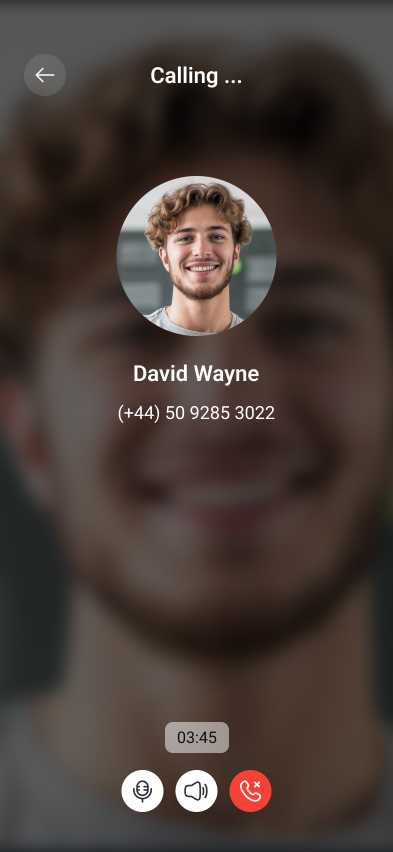
#> input picture assets/screenshots/ss2.png, 786 x 1704 px (shown at 1/2 size)
$ python test_mockup.py
#> lines starting #> are read from the running program, lines starting #| are printed output that depends on the picture; after the words box and inside, x2 and y2 are one past the last pixel; in counts of white or black regions, pixels touching at a corner belong together
### src/utils/image_utils.py
import os
import io
import base64
from PIL import Image, ImageDraw, ImageFont, ImageOps
from ..config import settings

# [8 lines left out: function encode_image, not called in this run]

def add_text_to_image(image, text):
    """Adds high-positioned minimalist text."""
#> called with text = 'MOCKUP FIT TEST'
    if not text: return image
    draw = ImageDraw.Draw(image)

    font_path = settings.TEXT_FONT_PATH_MACOS
    if not os.path.exists(font_path): font_path = settings.TEXT_FONT_PATH_FALLBACK

    try:
        font = ImageFont.truetype(font_path, settings.TEXT_FONT_SIZE)
    except:
        font = ImageFont.load_default()

    text = text.replace('"', '').replace("'", "").strip()
    bbox = draw.textbbox((0, 0), text, font=font)
#> bbox = (0, 23, 1071, 114)
    w = bbox[2] - bbox[0]
#> w = 1071

    # Position
    pos_y = int(settings.CANVAS_HEIGHT * settings.TEXT_POS_Y_RATIO)
    pos = ((settings.CANVAS_WIDTH - w) // 2, pos_y)
#> pos = (109, 139)

    # Shadow for text readability
    shadow_pos = (pos[0] + 4, pos[1] + 4)
#> shadow_pos = (113, 143)
    draw.text(shadow_pos, text, font=font, fill=(0, 0, 0, 80))
    draw.text(pos, text, font=font, fill=(255, 255, 255, 255)) # White text
    return image

def assemble_final_image(background_path, screenshot_path, mockup_path, text):
    """
    Assembles the final marketing asset:
    1. Background
    2. Text
    3. Mockup Frame
    4. Screenshot fitted inside Mockup
    """
    try:
        # A. Prepare Background or Create Fallback
        if os.path.exists(background_path):
             bg = Image.open(background_path).convert("RGBA")
        else:
             print("⚠️ Background not found for assembly test. Creating dummy.")
             bg = Image.new("RGBA", (settings.CANVAS_WIDTH, settings.CANVAS_HEIGHT), (50, 50, 50, 255))

        bg = ImageOps.fit(bg, (settings.CANVAS_WIDTH, settings.CANVAS_HEIGHT))

        # B. Add Text
        bg = add_text_to_image(bg, text)
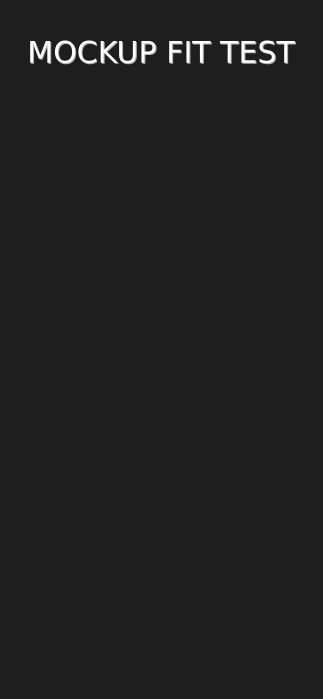
#> bg: PIL image 1290x2796 RGBA (shown at 1/4 size); mean R, G, B, A 31.6, 31.6, 31.6, 254.5; transparent parts drawn white

        # C. Load Screenshot & Mockup
        ss = Image.open(screenshot_path).convert("RGBA")
#> ss is the input picture: PIL image 786x1704 RGBA; mean R, G, B, A 71.2, 59.7, 54.9, 255

        if os.path.exists(mockup_path):
            frame = Image.open(mockup_path).convert("RGBA")
        else:
            # Create a dummy frame if not exists (for testing)
            frame = Image.new("RGBA", (1200, 2400), (0,0,0,0))
#> frame: PIL image 1200x2400 RGBA; every value is 0
            draw = ImageDraw.Draw(frame)
            draw.rectangle((0,0,1200,2400), outline="black", width=20)

        # --- MOCKUP FITTING LOGIC ---
        MOCKUP_SCREEN_W = int(frame.width * settings.MOCKUP_SCREEN_W_RATIO)
        MOCKUP_SCREEN_H = int(frame.height * settings.MOCKUP_SCREEN_H_RATIO)

        # Resize Screenshot to Fit Frame
        ss_resized = ss.resize((MOCKUP_SCREEN_W, MOCKUP_SCREEN_H), Image.Resampling.LANCZOS)
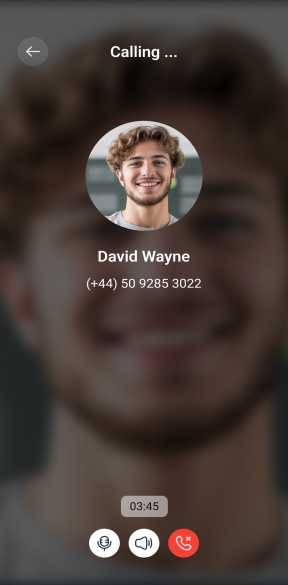
#> ss_resized: PIL image 1152x2340 RGBA (shown at 1/4 size); mean R, G, B, A 71.2, 59.7, 54.9, 255

        # Rounded Corners
        mask = Image.new("L", ss_resized.size, 0)
#> mask: PIL image 1152x2340 L; every value is 0
        ImageDraw.Draw(mask).rounded_rectangle((0,0)+ss_resized.size, radius=settings.RADIUS, fill=255)
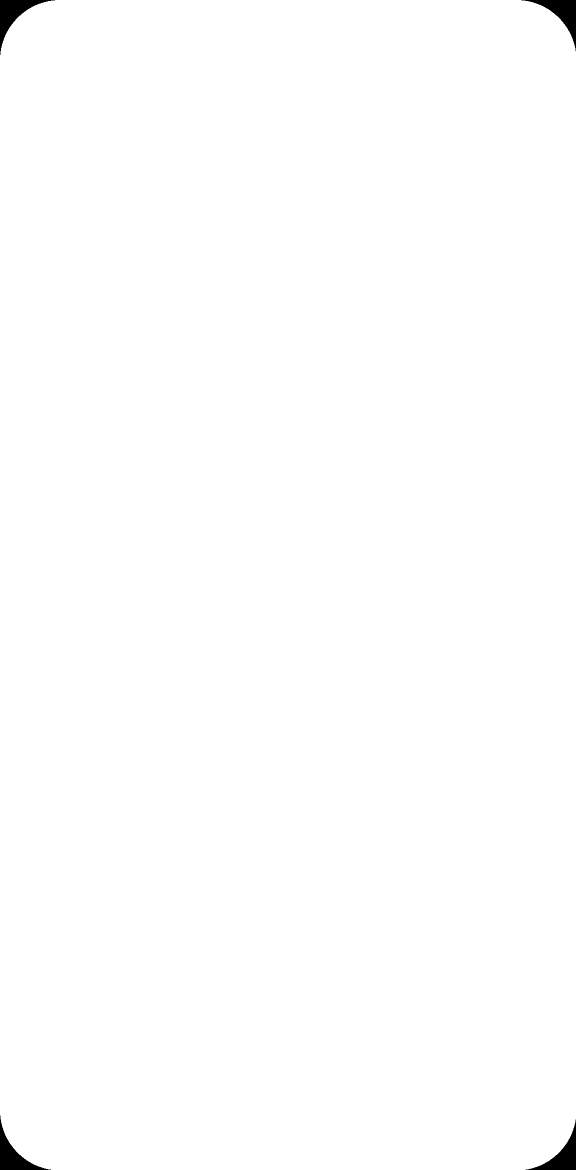
#> mask: PIL image 1152x2340 L (shown at 1/2 size); 99.6% white; 4 black regions, box (x1, y1, x2, y2) and area: (0, 0, 110, 110) 3125, (1043, 0, 1152, 102) 3015, (0, 2231, 102, 2340) 3015, (1051, 2239, 1152, 2340) 2906
        ss_resized.putalpha(mask)

        # Composition
        comp = Image.new("RGBA", frame.size, (0,0,0,0))

        # Center Screenshot in Frame
        offset_x = (frame.width - ss_resized.width) // 2

        # Vertical Adjustment (Manual Offset)
        base_offset_y = (frame.height - ss_resized.height) // 2
        offset_y = int(base_offset_y) + settings.MOCKUP_OFFSET_Y

        comp.paste(ss_resized, (offset_x, offset_y), ss_resized)

        # Overlay Frame
        comp.paste(frame, (0,0), frame)
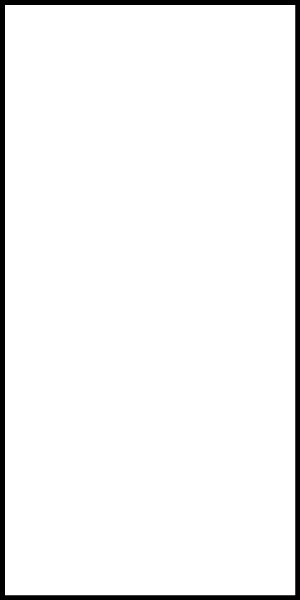
#> frame: PIL image 1200x2400 RGBA (shown at 1/4 size); mean R, G, B, A 0, 0, 0, 12.3; transparent parts drawn white
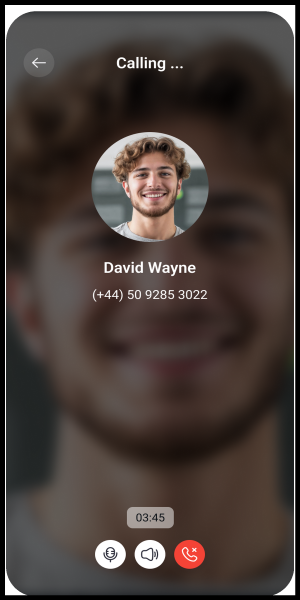
#> comp: PIL image 1200x2400 RGBA (shown at 1/4 size); mean R, G, B, A 66.3, 55.6, 51, 249.6; transparent parts drawn white

        # Resize Composition for Canvas
        render_w = int(settings.CANVAS_WIDTH * settings.SCALE_RATIO)
        render_h = int(comp.height * (render_w/comp.width))
        final_mock = comp.resize((render_w, render_h), Image.Resampling.LANCZOS)

        # Place Composition on Canvas
        paste_x = (settings.CANVAS_WIDTH - render_w) // 2
        paste_y = (settings.CANVAS_HEIGHT - render_h) // 2 + 150 # Shift down slightly

        bg.alpha_composite(final_mock, (paste_x, paste_y))
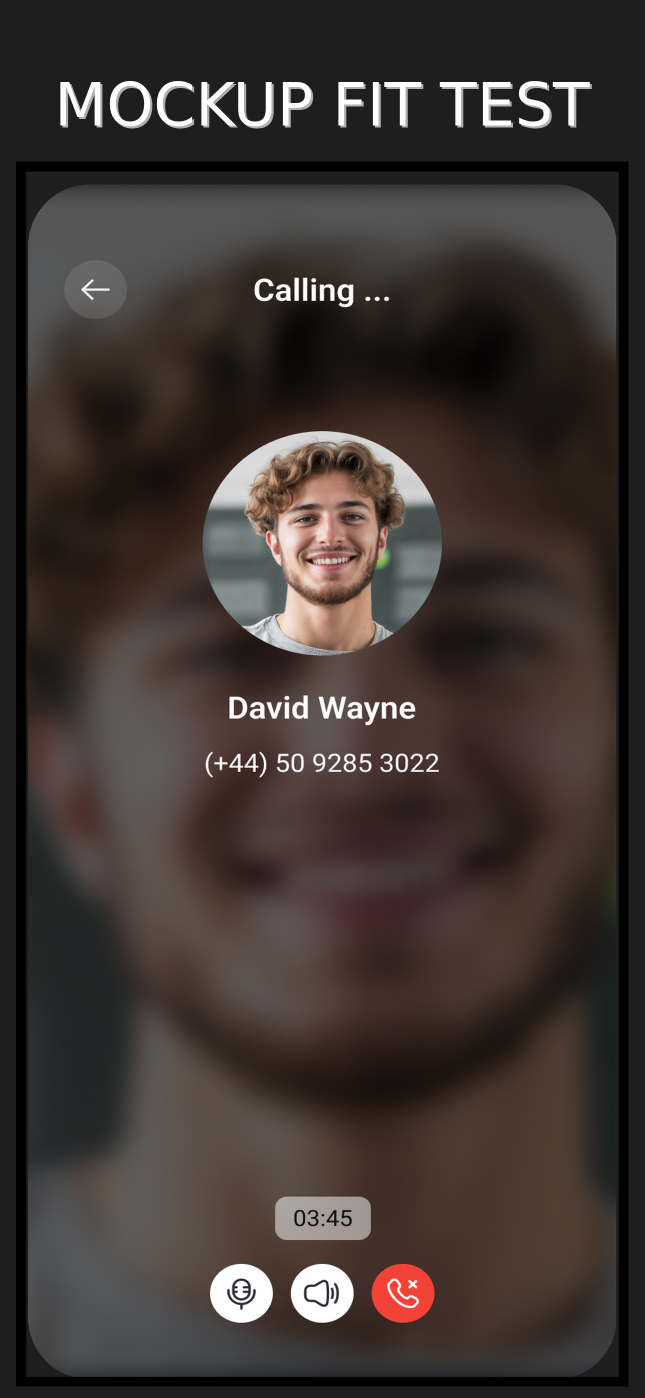
#> bg: PIL image 1290x2796 RGBA (shown at 1/2 size); mean R, G, B, A 62.4, 53.4, 49.6, 254.5; transparent parts drawn white

        return bg

    except Exception as e:
        print(f"❌ Image Assembly Error: {e}")
        return None

### src/utils/logging_utils.py
import os
import json
import datetime
from ..config.settings import DATA_DIR, OUT_DIR, GEN_BG_DIR

# [13 lines left out: function log_transaction, not called in this run]

def ensure_directories_exist():
    """
    Ensure all necessary directories exist.
    """
    if not os.path.exists(OUT_DIR): os.makedirs(OUT_DIR)
    if not os.path.exists(GEN_BG_DIR): os.makedirs(GEN_BG_DIR)
    if not os.path.exists(DATA_DIR): os.makedirs(DATA_DIR)
    if not os.path.exists("assets/screenshots"): os.makedirs("assets/screenshots")
    if not os.path.exists("assets/mockups"): os.makedirs("assets/mockups")

### test_mockup.py
import os
import time
from src.config import settings
from src.utils.logging_utils import ensure_directories_exist
from src.utils.image_utils import assemble_final_image
from PIL import Image, ImageDraw

def test_mockup_fit():
    """
    Test mockup fitting without using external APIs.
    Creates dummy assets and assembles them.
    """
    print("\n🧪 STARTING MOCKUP FIT TEST (OFFLINE MODE)\n")
    ensure_directories_exist()

    # 1. Use Real Screenshot (ss2.png)
    dummy_ss_path = os.path.join(settings.SS_DIR, "ss2.png")

    if not os.path.exists(dummy_ss_path):
        print(f"❌ ERROR: {dummy_ss_path} not found!")
        return

    print(f"   📱 Using Screenshot: {dummy_ss_path}")

    # 2. Create Dummy Background
    dummy_bg_path = "test_background.png"
    print("   🎨 Creating Dummy Background...")
    bg = Image.new("RGB", (settings.CANVAS_WIDTH, settings.CANVAS_HEIGHT), (30, 30, 30)) # Dark Grey
    bg.save(dummy_bg_path)

    # 3. Assemble
    print("   🔧 Assembling Mockup...")
    try:
        final_img = assemble_final_image(
            dummy_bg_path,
            dummy_ss_path,
            settings.MOCKUP_PATH,
            "MOCKUP FIT TEST"
        )

        if final_img:
            output_path = "test_output_fit.png"
            final_img.save(output_path)
            print(f"   ✅ TEST SUCCESS: Saved to {output_path}")
            print("   👉 Please check 'test_output_fit.png' to verify fitting.")
        else:
            print("   ❌ TEST FAILED: Assembly returned None.")

    except Exception as e:
        print(f"   ❌ TEST ERROR: {e}")
    finally:
        # Cleanup
        if os.path.exists(dummy_bg_path): os.remove(dummy_bg_path)

if __name__ == "__main__":
    test_mockup_fit()

$ run again, with assets/screenshots/ss3.png copied over assets/screenshots/ss2.png
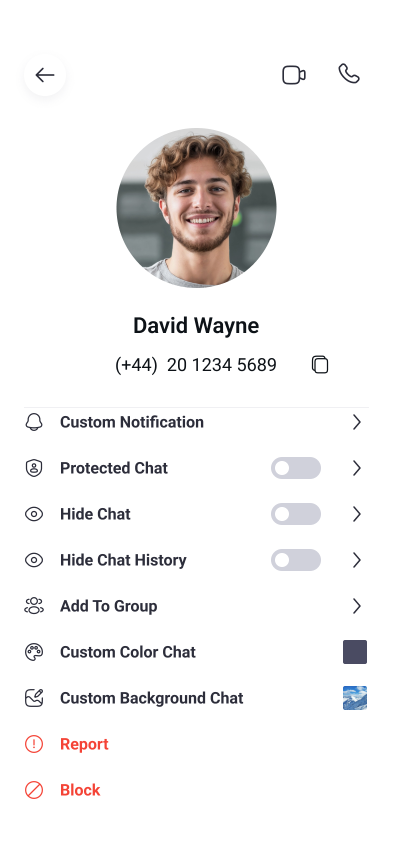
#> input picture assets/screenshots/ss3.png, 786 x 1704 px (shown at 1/2 size)
#> bbox = (0, 23, 1071, 114)
#> w = 1071
#> pos = (109, 139)
#> shadow_pos = (113, 143)
#> in assemble_final_image, ss is the input picture: PIL image 786x1704 RGBA; mean R, G, B, A 242.9, 241.7, 241.6, 255
#> in assemble_final_image, `comp.paste(frame, (0,0), frame)`:
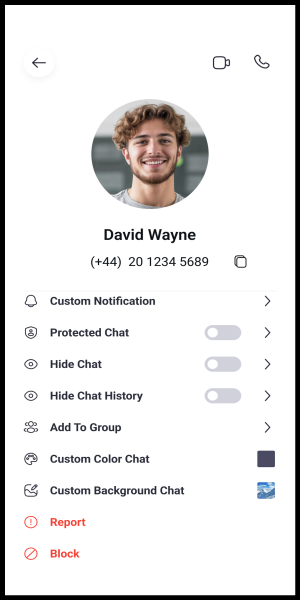
#> comp: PIL image 1200x2400 RGBA (shown at 1/4 size); mean R, G, B, A 225.9, 224.8, 224.7, 249.6; transparent parts drawn white
#> in assemble_final_image, `bg.alpha_composite(final_mock, (paste_x, paste_y))`:
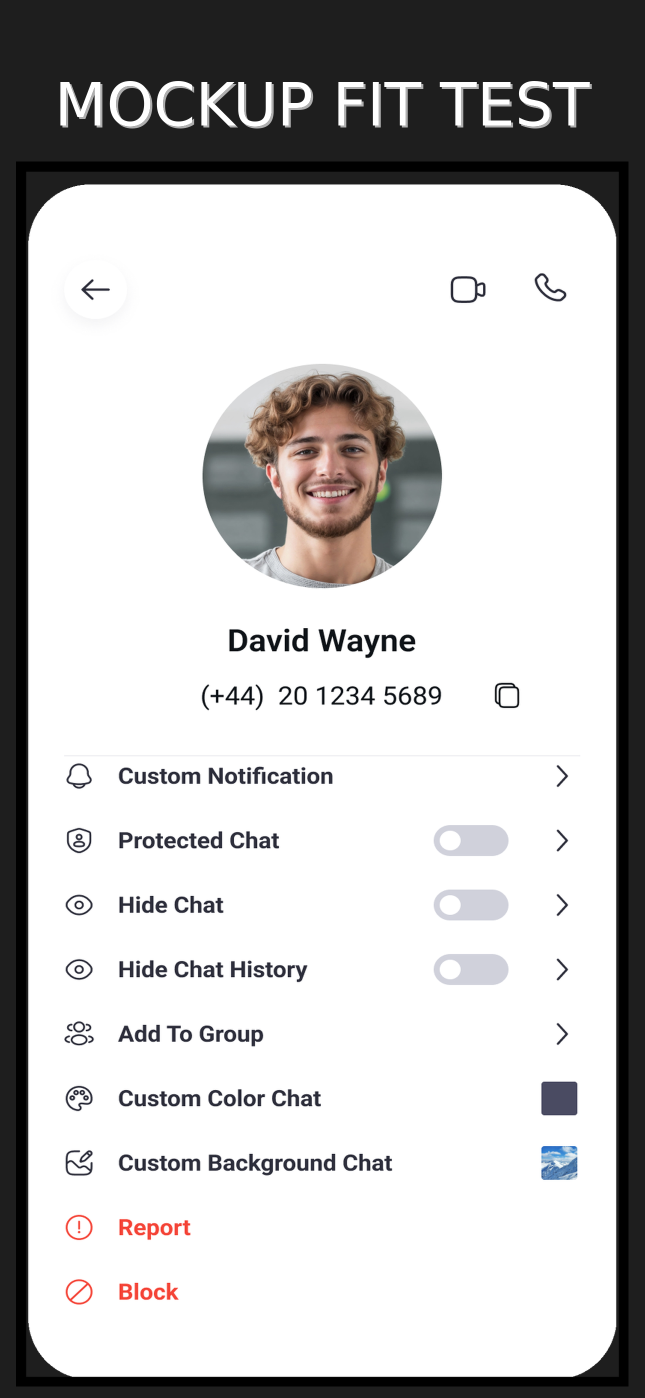
#> bg: PIL image 1290x2796 RGBA (shown at 1/2 size); mean R, G, B, A 195.1, 194.2, 194.1, 254.5; transparent parts drawn white

$ run again, with assets/screenshots/ss.png copied over assets/screenshots/ss2.png
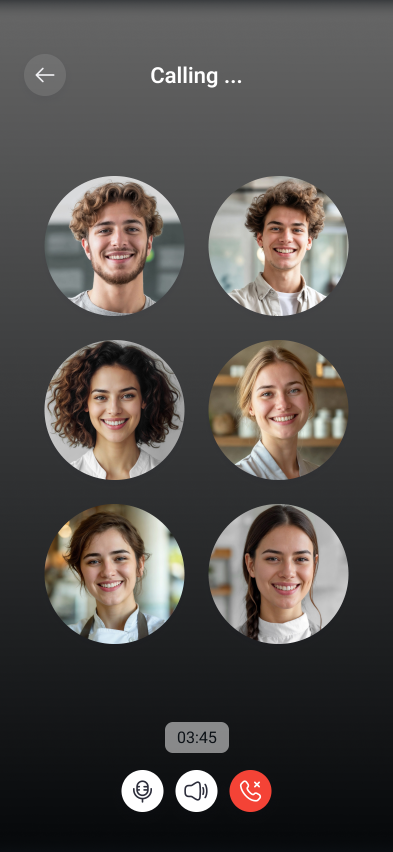
#> input picture assets/screenshots/ss.png, 786 x 1704 px (shown at 1/2 size)
#> bbox = (0, 23, 1071, 114)
#> w = 1071
#> pos = (109, 139)
#> shadow_pos = (113, 143)
#> in assemble_final_image, ss is the input picture: PIL image 786x1704 RGBA; mean R, G, B, A 81.9, 77.8, 75.2, 255
#> in assemble_final_image, `comp.paste(frame, (0,0), frame)`:
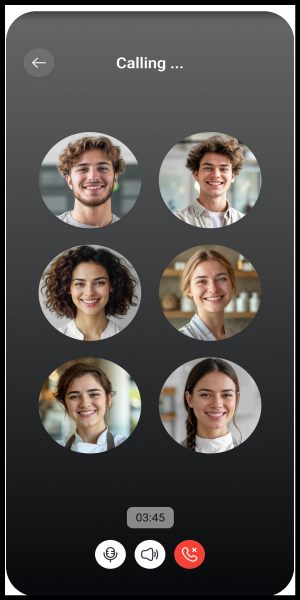
#> comp: PIL image 1200x2400 RGBA (shown at 1/4 size); mean R, G, B, A 76.4, 72.6, 70.1, 249.6; transparent parts drawn white
#> in assemble_final_image, `bg.alpha_composite(final_mock, (paste_x, paste_y))`:
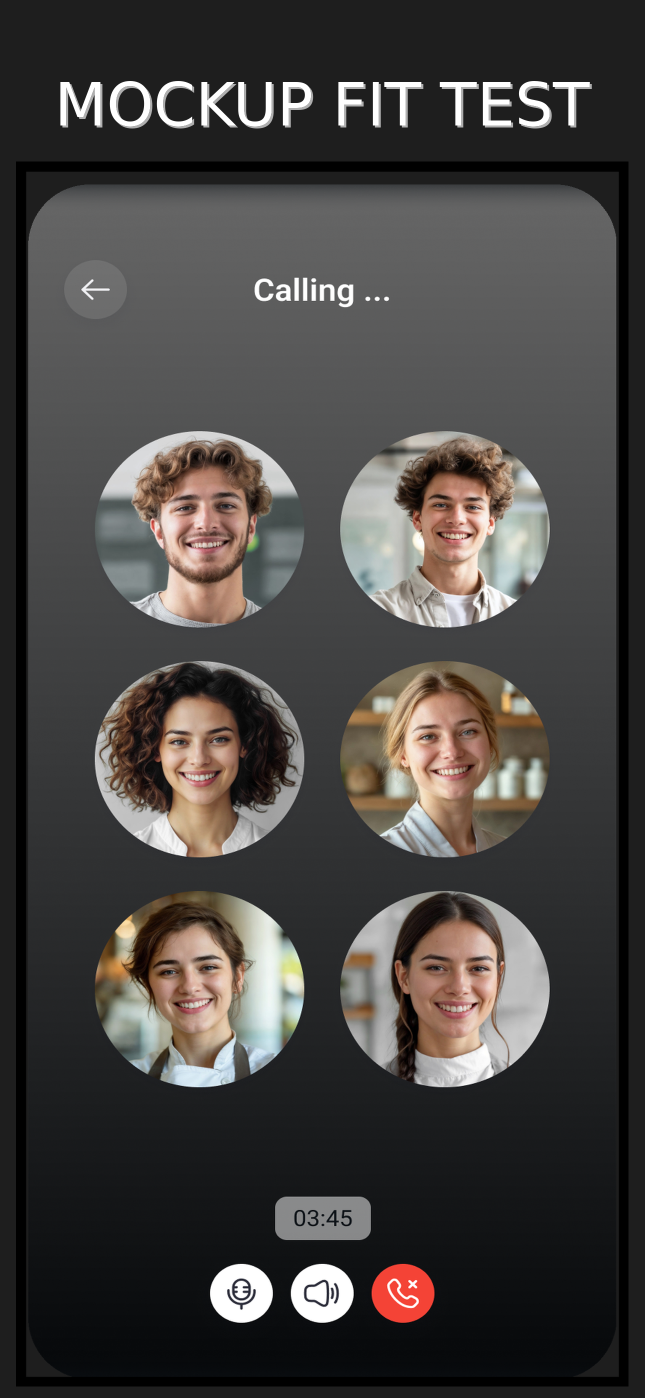
#> bg: PIL image 1290x2796 RGBA (shown at 1/2 size); mean R, G, B, A 70.8, 67.6, 65.6, 254.5; transparent parts drawn white
